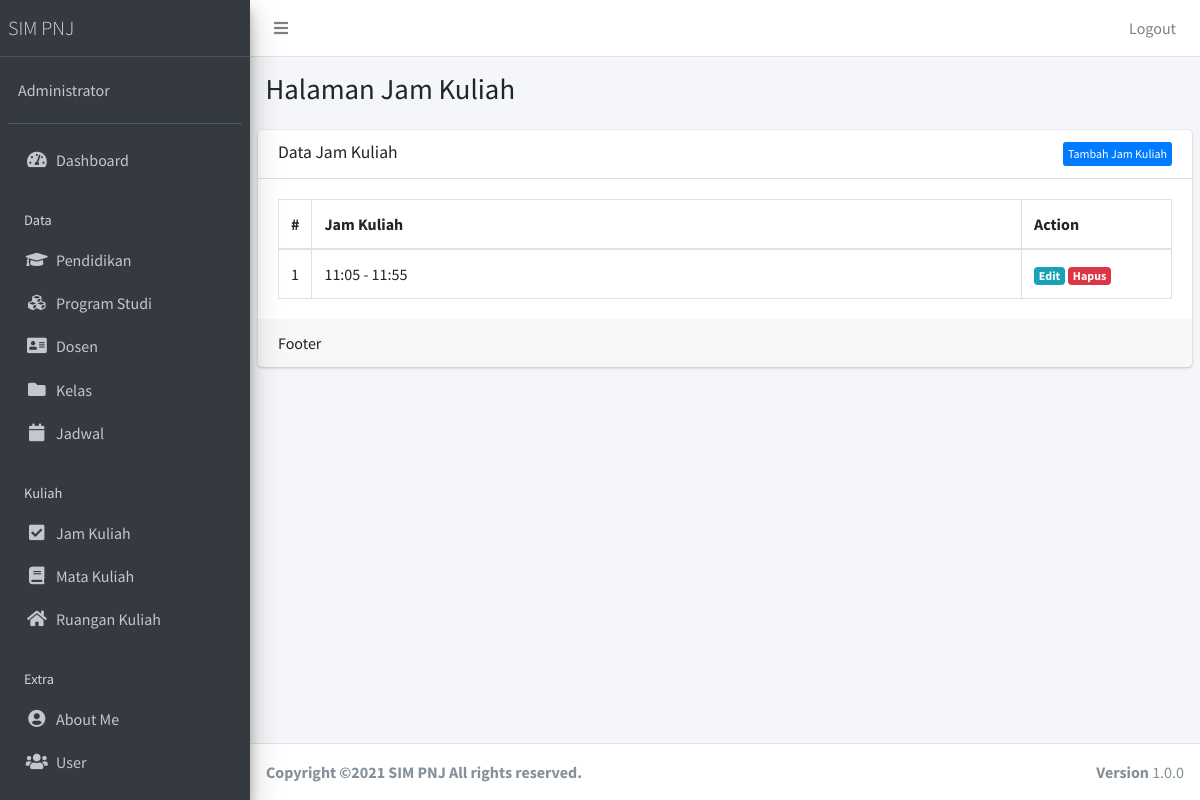
Page /public/jamkuliah (signed in) on the earlier database version.
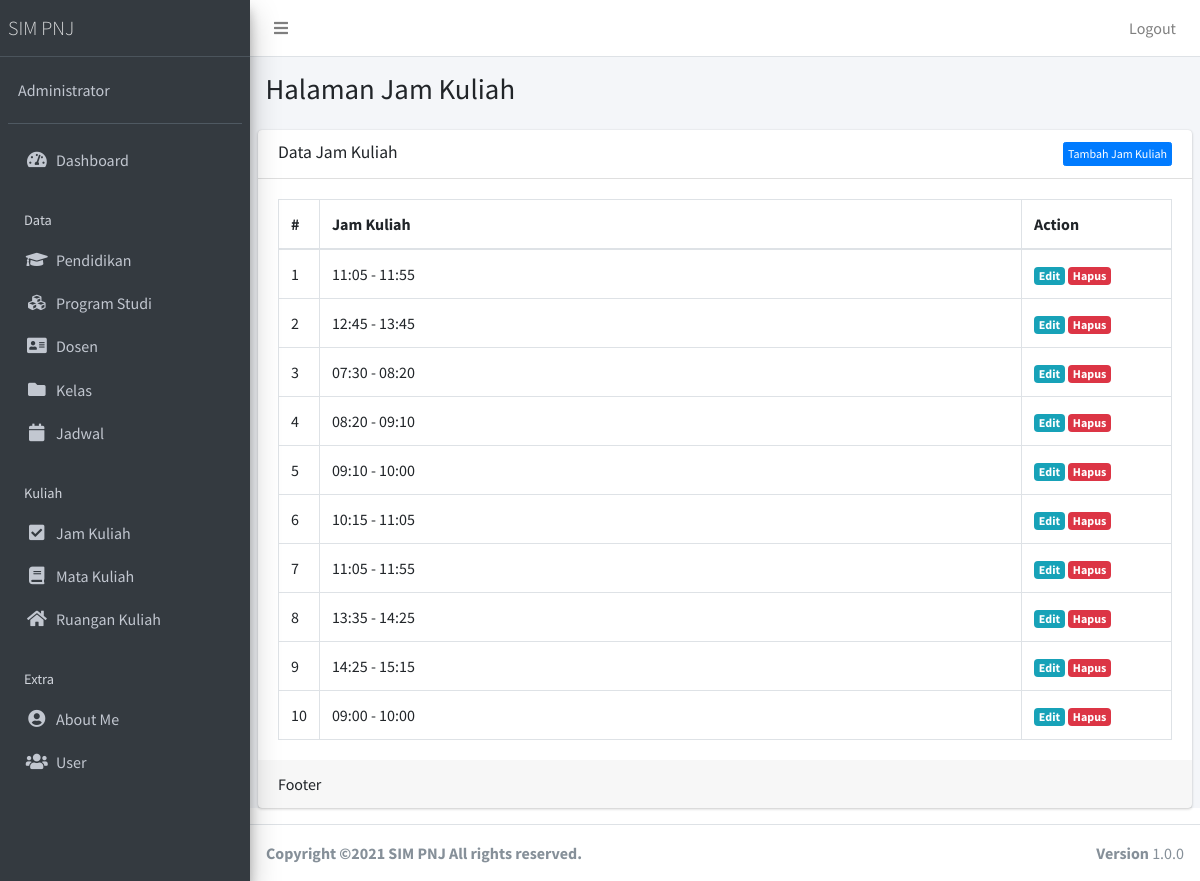
Same page on the later database version.
### tables this page shows
CREATE TABLE `jam_kuliah` (
  `jam_id` int(11) NOT NULL,
  `jamkuliah` varchar(55) NOT NULL
);

### app/core/Controller.php (called while the page is built, shortened)
<?php
class Controller{
	public function view($view, $data = [])
	{
		require_once '../app/views/' . $view . '.php';
	}
	public function model($model)
	{
		return new $model;
	}
}

### app/controllers/Jamkuliah.php (called while the page is built, shortened)
<?php
class Jamkuliah extends Controller {
	public function index()
	{
		$data['title'] = 'Data Jam Kuliah';
		$data['Jamkuliah'] = $this->model('JamkuliahModel')->getAllJamkuliah();
		$this->view('jamkuliah/index', $data);
	}
}

### app/core/App.php (called while the page is built, shortened)
<?php
class App{
	protected $method = 'index';
	protected $params = [];
	public function __construct(){
		$this->controller = new $this->controller;
		call_user_func_array([$this->controller, $this->method], $this->params);
	}
}

### public/index.php (called while the page is built, shortened)
<?php
$app = new App;

### app/core/Database.php (called while the page is built, shortened)
<?php
class Database{
	private $host = DB_HOST;
	private $user = DB_USER;
	private $pass = DB_PASS;
	private $dbnm = DB_NAME;
	private $dbh;
	private $stmt;
	public function __construct()
	{
		$dsn = 'mysql:host='. $this->host .';dbname='. $this->dbnm;
		$option = [
			PDO::ATTR_PERSISTENT => true,
			PDO::ATTR_ERRMODE => PDO::ERRMODE_EXCEPTION
		];
		try{
			$this->dbh = new PDO($dsn,$this->user,$this->pass, $option);
		}catch(PDOException $e){
			die($e->getMessage());
		}
	}
	public function query($query)
	{
		$this->stmt = $this->dbh->prepare($query);
	}
	public function execute()
	{
		$this->stmt->execute();
	}
	public function resultSet()
	{
		$this->execute();
		return $this->stmt->fetchAll(PDO::FETCH_ASSOC);
	}
}

### app/models/JamkuliahModel.php (called while the page is built, shortened)
<?php
class JamkuliahModel {
	private $table = 'jam_kuliah';
	private $db;
	public function __construct()
	{
		$this->db = new Database;
	}
	public function getAllJamkuliah()
	{
		$this->db->query('SELECT * FROM '. $this->table);
		return $this->db->resultSet();
	}
}

### app/views/jamkuliah/index.php (the view, shortened to what this page needs)
<div class="content-wrapper">
  <section class="content-header">
    <div class="container-fluid">
      <div class="row mb-2">
        <div class="col-sm-6">
          <h1>Halaman Jam Kuliah</h1>
        </div>
      </div>
    </div>
  </section>
  <section class="content">
    <div class="card">
      <div class="card-header">
        <h3 class="card-title"><?= $data['title'] ?></h3> <div class="btn-group float-right"><a href="<?= base_url; ?>/jamkuliah/tambah" class="btn float-right btn-xs btn btn-primary">Tambah Jam Kuliah</a></div>
      </div>
      <div class="card-body">
        <table class="table table-bordered">
                <thead>
                  <tr>
                    <th style="width: 10px">#</th>
                    <th>Jam Kuliah</th>
                    <th style="width: 150px">Action</th>
                  </tr>
                </thead>
                <tbody>
                <?php $no=1; ?>
                  <?php foreach ($data['Jamkuliah'] as $row) :?>
                  <tr>
                    <td><?= $no; ?></td>
                    <td><?= $row['jamkuliah'];?></td>
                    <td>
                      <a href="<?= base_url; ?>/jamkuliah/edit/<?= $row['jam_id'] ?>" class="badge badge-info">Edit</a> <a href="<?= base_url; ?>/jamkuliah/hapus/<?= $row['jam_id'] ?>" class="badge badge-danger" onclick="return confirm('Hapus data?');">Hapus</a>
                    </td>
                  </tr>
                  <?php $no++; endforeach; ?>
                </tbody>
              </table>
      </div>
      <div class="card-footer">
        Footer
      </div>
    </div>
  </section>
</div>

Differences in the rows shown:
added jam_kuliah: jamkuliah "12:45 - 13:45"
added jam_kuliah: jamkuliah "07:30 - 08:20"
added jam_kuliah: jamkuliah "08:20 - 09:10"
added jam_kuliah: jamkuliah "09:10 - 10:00"
added jam_kuliah: jamkuliah "10:15 - 11:05"
added jam_kuliah: jamkuliah "11:05 - 11:55"
added jam_kuliah: jamkuliah "13:35 - 14:25"
added jam_kuliah: jamkuliah "14:25 - 15:15"
added jam_kuliah: jamkuliah "09:00 - 10:00"
